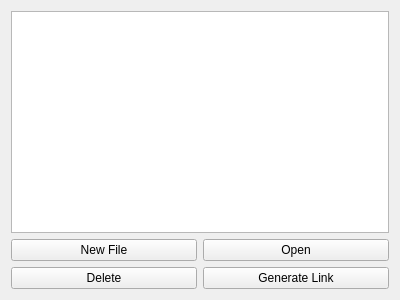
<?xml version="1.0" encoding="UTF-8"?>
<ui version="4.0">
 <class>ListFiles</class>
 <widget class="QWidget" name="ListFiles">
  <property name="geometry">
   <rect>
    <x>0</x>
    <y>0</y>
    <width>400</width>
    <height>300</height>
   </rect>
  </property>
  <property name="windowTitle">
   <string>Form</string>
  </property>
  <layout class="QGridLayout" name="gridLayout">
   <item row="0" column="0" colspan="2">
    <widget class="QListWidget" name="listWidget"/>
   </item>
   <item row="1" column="0">
    <widget class="QPushButton" name="NewFile">
     <property name="text">
      <string>New File</string>
     </property>
    </widget>
   </item>
   <item row="1" column="1">
    <widget class="QPushButton" name="Open">
     <property name="text">
      <string>Open</string>
     </property>
    </widget>
   </item>
   <item row="2" column="0">
    <widget class="QPushButton" name="Delete">
     <property name="text">
      <string>Delete</string>
     </property>
    </widget>
   </item>
   <item row="2" column="1">
    <widget class="QPushButton" name="GenerateLink">
     <property name="text">
      <string>Generate Link</string>
     </property>
    </widget>
   </item>
  </layout>
 </widget>
 <resources/>
 <connections/>
</ui>
